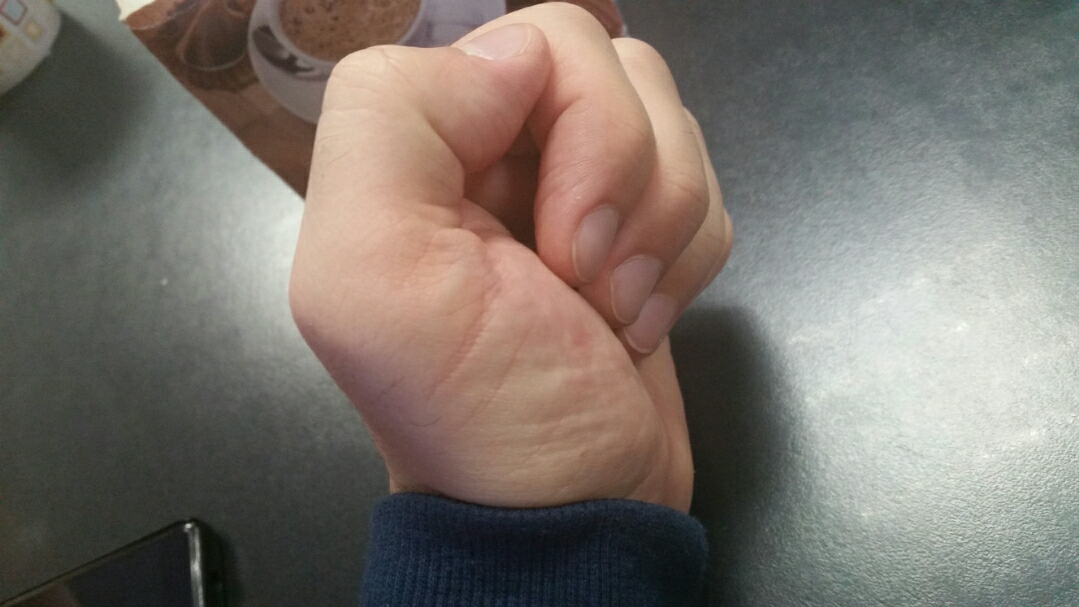
#> input picture data/lab6/images/2c376c66-9823-4874-869e-1e7f5c54ec7b.jpg, 1079 x 607 px; its folder holds 4 pictures in this run
$ python 7.1.py
#> lines starting #> are read from the running program, lines starting #| are printed output that depends on the picture; after the words box and inside, x2 and y2 are one past the last pixel; in counts of white or black regions, pixels touching at a corner belong together
#> in main, img is the input picture: shape (607, 1079, 3); mean B, G, R 108.1, 115.6, 123.3
import cv2
import numpy as np
import os
import random


def rotate(img, mask, angle):
#> called with angle = 173
    image_center = tuple(np.array(img.shape[1::-1]) / 2)
#> image_center = (539.5, 303.5)
    rot_mat = cv2.getRotationMatrix2D(image_center, angle, 1)
    result = cv2.warpAffine(img, rot_mat, img.shape[1::-1], flags=cv2.INTER_LINEAR)
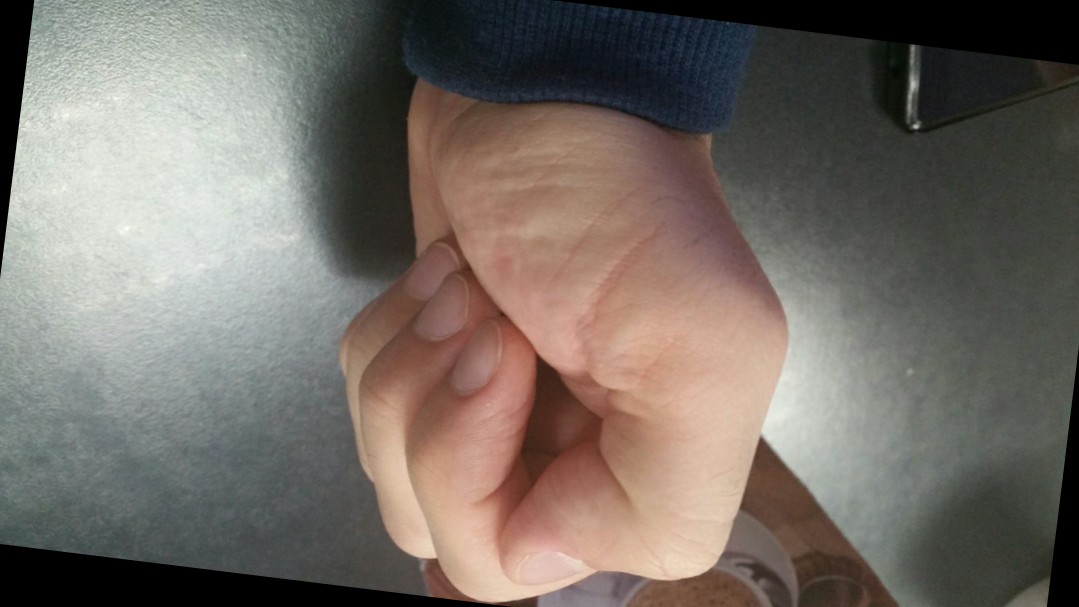
#> result: shape (607, 1079, 3); mean B, G, R 102, 109, 116.7
    result2 = cv2.warpAffine(mask, rot_mat, img.shape[1::-1], flags=cv2.INTER_LINEAR)
    return result, result2


def mirror(img, mask):
    return cv2.flip(img, 1), cv2.flip(mask, 1)


def crop(img, mask):
    h, w, _ = img.shape
#> h = 607; w = 1079
    delta_h = int(h/10)
#> delta_h = 60
    delta_w = int(w / 10)
#> delta_w = 107
    return img[delta_h:h-delta_h, delta_w:w-delta_w], mask[delta_h:h-delta_h, delta_w:w-delta_w]


def blur(img, mask):
    ksize = (30, 30)
#> ksize = (30, 30)
    return cv2.blur(img, ksize, cv2.BORDER_DEFAULT), cv2.blur(mask, ksize, cv2.BORDER_DEFAULT)


def main():
    path = 'data/lab6/images/'
    path2 = 'data/lab6/labels/'
    files = os.listdir(path)
    n = 4
    files = random.sample(files, n)
    for elem in files:
        fp = path+elem
        fp2 = path2+elem
        img = cv2.imread(fp)
        mask = cv2.imread(fp2)
        angle = np.random.randint(1, 360)
        funcs = [rotate(img, mask, angle), mirror(img, mask), crop(img, mask), blur(img, mask)]
        i = 0
        for fun in funcs:

            res, res_m = fun
            image_gray = cv2.cvtColor(res_m, cv2.COLOR_RGB2GRAY)
            _, thresh = cv2.threshold(image_gray, 200, 255, cv2.THRESH_BINARY)
            contours, hierarchy = cv2.findContours(thresh, cv2.RETR_TREE, cv2.CHAIN_APPROX_SIMPLE)
            image_out = cv2.drawContours(res, contours, -1, (0, 255, 0), 2)
            cv2.imshow(str(i), image_out)
            i += 1
#> this loop made 4 passes
#> pass 1, in main, `_, thresh = cv2.threshold(image_gray, 200, 255, cv2.THRESH_BINARY)`:
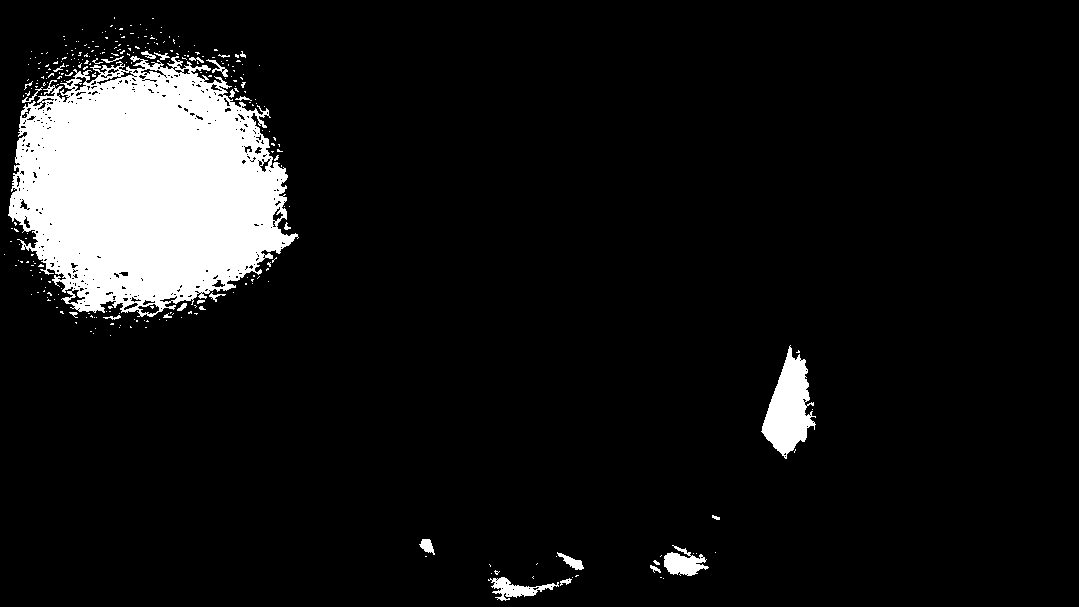
#> thresh: shape (607, 1079); 9% white; 294 white regions (264 under 20 px), largest, box (x1, y1, x2, y2) and area: (8, 56, 299, 317) 51902, (761, 345, 816, 459) 3276, (664, 545, 709, 576) 773
#> pass 1, in main, `image_out = cv2.drawContours(res, contours, -1, (0, 255, 0), 2)`:
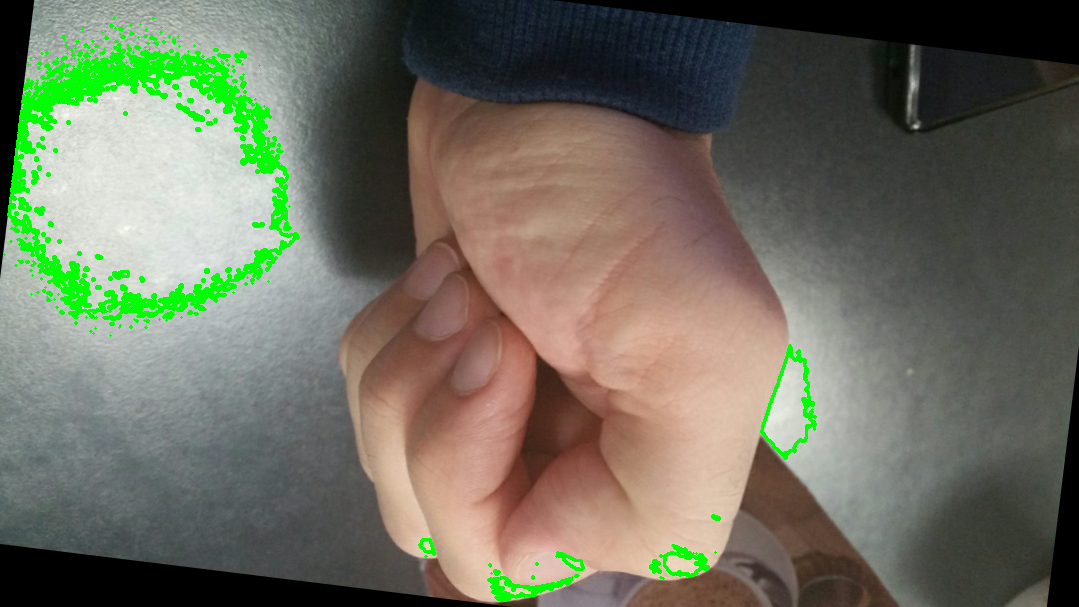
#> image_out: shape (607, 1079, 3); mean B, G, R 95.1, 110.8, 109.6
#> pass 2, in main, `res, res_m = fun`:
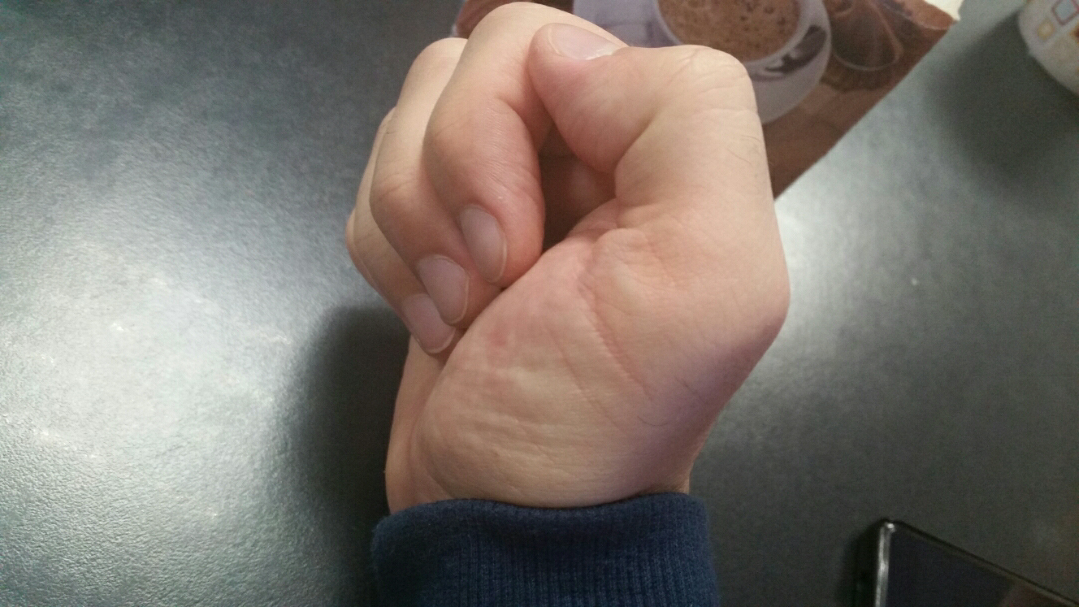
#> res: shape (607, 1079, 3); mean of channels 0, 1, 2 108.1, 115.6, 123.3; drawn as B, G, R
#> after the loop:
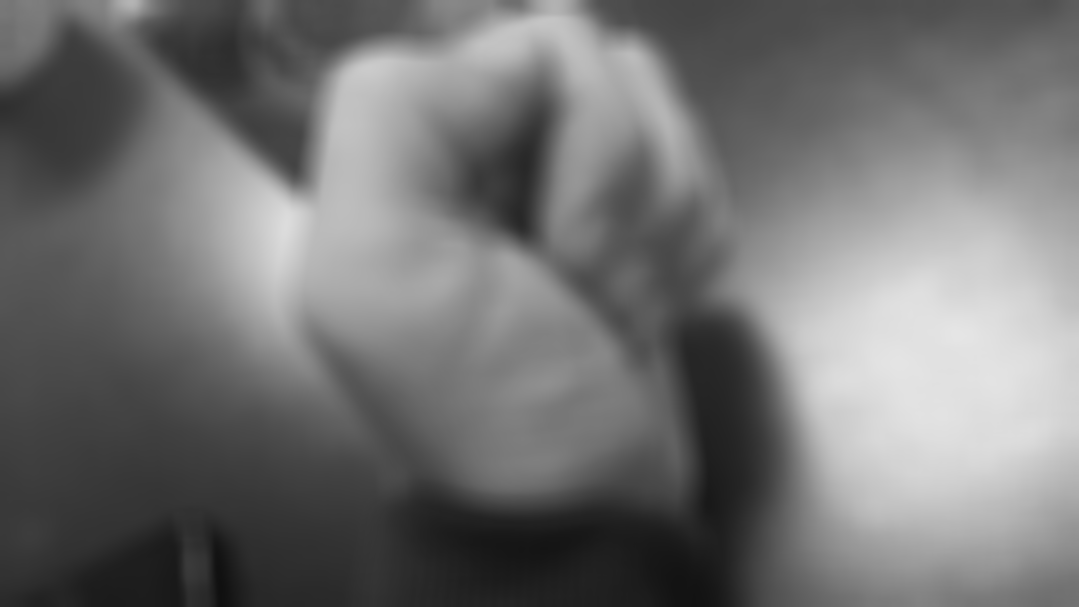
#> image_gray: shape (607, 1079); min 16, max 229, mean 114.2
#> after the loop:
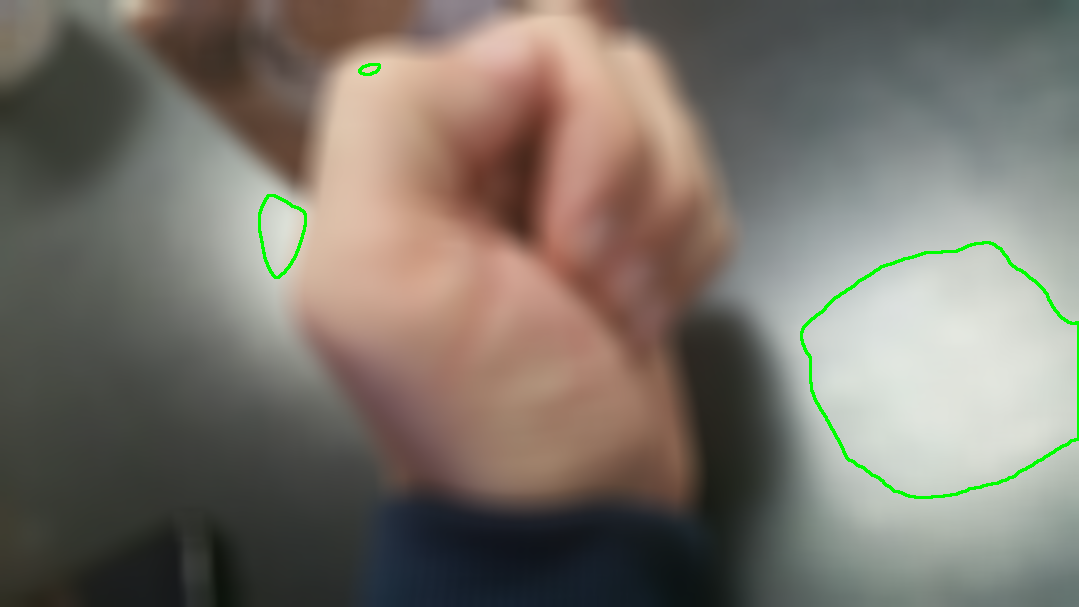
#> res: shape (607, 1079, 3); mean of channels 0, 1, 2 107, 115.9, 122.2; drawn as B, G, R
#> after the loop:
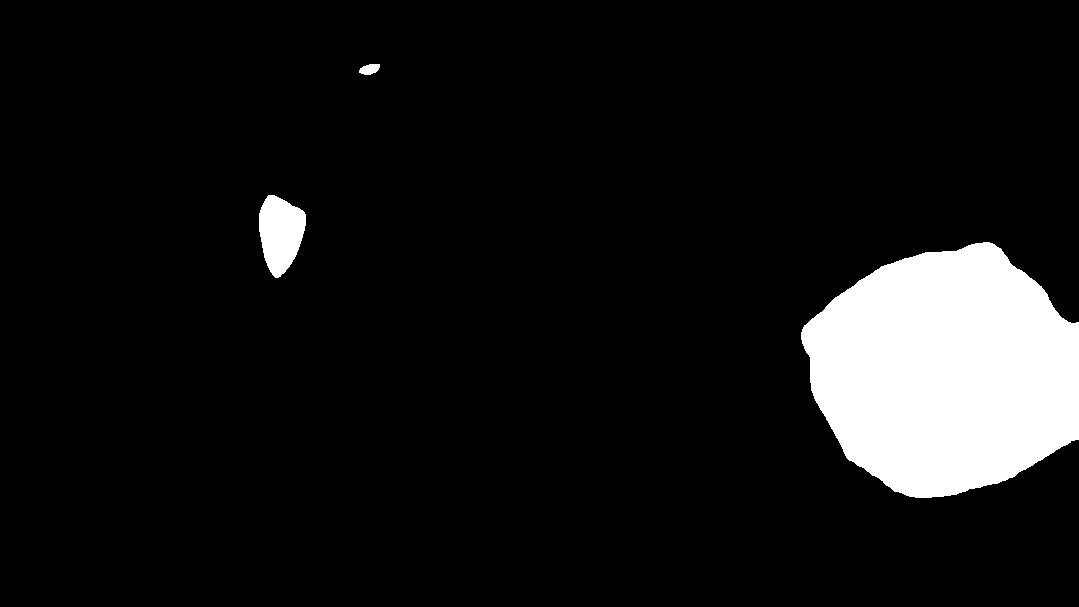
#> thresh: shape (607, 1079); 8.6% white; 3 white regions, box (x1, y1, x2, y2) and area: (801, 242, 1079, 498) 53257, (259, 195, 306, 278) 2747, (359, 64, 380, 75) 171
#> after the loop, i = 4
        if cv2.waitKey(0) == ord('q'):
#> (key q is pressed here)
            break


if __name__ == "__main__":
    main()
